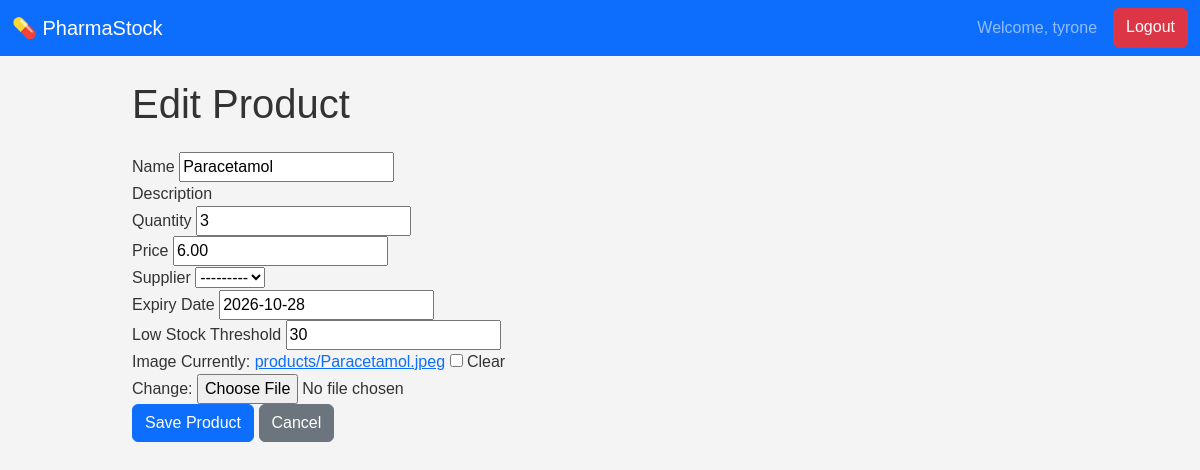
Page /edit/17/ (signed in) on the committed database.
### inventory/models.py (models this page shows, shortened)
class Product(models.Model):
    name = models.CharField(max_length=100)
    category = models.CharField(max_length=50)
    quantity = models.PositiveIntegerField()
    expiry_date = models.DateField()
    price = models.DecimalField(max_digits=10, decimal_places=2, default=0.00)
    low_stock_threshold = models.PositiveIntegerField(default=10)
    supplier = models.ForeignKey(Supplier, on_delete=models.SET_NULL, null=True, blank=True)
    image = models.ImageField(upload_to='products/', blank=True, null=True)
    barcode = models.ImageField(upload_to='barcodes/', blank=True)

### inventory/views.py (the view)
# urls.py: path('edit/<int:pk>/', views.product_update, name='product_edit'),
@admin_required
def product_update(request, pk):
    product = get_object_or_404(Product, pk=pk)
    if request.method == 'POST':
        form = ProductForm(request.POST, instance=product)
        if form.is_valid():
            form.save()
            return redirect('product_list')
    else:
        form = ProductForm(instance=product)
    return render(request, 'inventory/product_form.html', {'form': form, 'action': 'Edit'})

### inventory/forms.py
class ProductForm(forms.ModelForm):
    class Meta:
        model = Product
        fields = '__all__'

### inventory/views.py (called while the page is built)
def admin_required(view_func):
    decorated_view_func = login_required(user_passes_test(lambda u: u.is_staff)(view_func))
    return decorated_view_func

### inventory/templates/inventory/product_form.html (shortened to what this page needs)
{% extends 'inventory/base.html' %}
{% block page_title %}{% if form.instance.pk %}Edit Product{% else %}Add a New Product{% endif %}{% endblock %}
{% block content %}
<div class="form-container">
    <form method="post" enctype="multipart/form-data">
        <div class="form-group">
            <label for="id_name">Name</label>
            {{ form.name }}
        </div>
        <div class="form-group">
            <label for="id_description">Description</label>
        </div>
        <div class="form-group">
            <label for="id_quantity">Quantity</label>
            {{ form.quantity }}
        </div>
        <div class="form-group">
            <label for="id_price">Price</label>
            {{ form.price }}
        </div>
        <div class="form-group">
            <label for="id_supplier">Supplier</label>
            {{ form.supplier }}
        </div>
        <div class="form-group">
            <label for="id_expiry_date">Expiry Date</label>
            {{ form.expiry_date }}
        </div>
        <div class="form-group">
            <label for="id_low_stock_threshold">Low Stock Threshold</label>
            {{ form.low_stock_threshold }}
        </div>
        <div class="form-group">
            <label for="id_image">Image</label>
            {{ form.image }}
        </div>
        <button type="submit" class="btn btn-primary">Save Product</button>
        <a href="{% url 'product_list' %}" class="btn btn-secondary">Cancel</a>
    </form>
</div>
{% endblock %}

### inventory/templates/inventory/base.html (shortened to what this page needs)
<!DOCTYPE html>
{% load static %}
<html lang="en">
<head>
    <link href="https://cdn.jsdelivr.net/npm/bootstrap@5.3.3/dist/css/bootstrap.min.css" rel="stylesheet">
    <link rel="stylesheet" href="{% static 'styles.css' %}">
</head>
<body>
    <nav class="navbar navbar-expand-lg navbar-dark bg-primary">
        <div class="container-fluid">
            <a class="navbar-brand" href="{% url 'home' %}">💊 PharmaStock</a>
                <div class="d-flex">
                    {% if user.is_authenticated %}
                        <span class="navbar-text me-3">Welcome, {{ user.username }}</span>
                        <a href="{% url 'logout' %}" class="btn btn-danger">Logout</a>
                    {% else %}
                        <a href="{% url 'login' %}" class="btn btn-light me-2">Login</a>
                        <a href="{% url 'signup' %}" class="btn btn-info">Sign Up</a>
                    {% endif %}
                </div>
            </div>
    </nav>
    <main class="container py-4">
        <div class="page-header mb-4">
            <h1>{% block page_title %}{% endblock %}</h1>
        </div>
        {% block content %}{% endblock %}
    </main>
</body>
</html>

### static/styles.css (style rules this page uses)
body { font-family: Arial, sans-serif; background-color: #f4f4f4; color: #333; margin: 0; padding: 0; }
.container { width: 80%; margin: auto; overflow: hidden; }

### rows in the picture
Product: name "Paracetamol", quantity "3", price "6.00", supplier "---------", expiry_date "2026-10-28", low_stock_threshold "30"

### other values in the picture
{{ user.username }} "tyrone"
